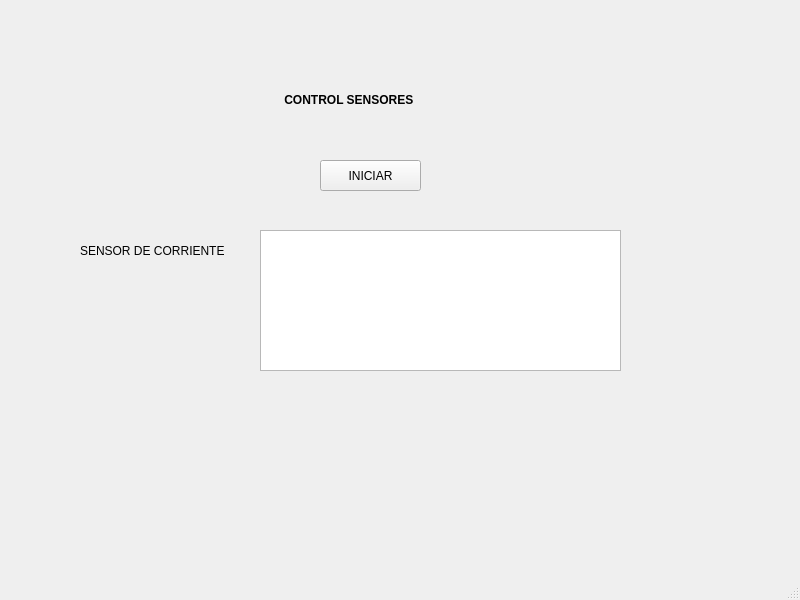
<?xml version="1.0" encoding="UTF-8"?>
<ui version="4.0">
 <class>MainWindow</class>
 <widget class="QMainWindow" name="MainWindow">
  <property name="geometry">
   <rect>
    <x>0</x>
    <y>0</y>
    <width>800</width>
    <height>600</height>
   </rect>
  </property>
  <property name="windowTitle">
   <string>MainWindow</string>
  </property>
  <widget class="QWidget" name="centralwidget">
   <widget class="QLabel" name="label">
    <property name="geometry">
     <rect>
      <x>260</x>
      <y>80</y>
      <width>181</width>
      <height>41</height>
     </rect>
    </property>
    <property name="text">
     <string>&lt;html&gt;&lt;head/&gt;&lt;body&gt;&lt;p align=&quot;center&quot;&gt;&lt;span style=&quot; font-weight:600;&quot;&gt;CONTROL SENSORES &lt;/span&gt;&lt;/p&gt;&lt;/body&gt;&lt;/html&gt;</string>
    </property>
   </widget>
   <widget class="QPushButton" name="iniciar">
    <property name="geometry">
     <rect>
      <x>320</x>
      <y>160</y>
      <width>101</width>
      <height>31</height>
     </rect>
    </property>
    <property name="text">
     <string>INICIAR</string>
    </property>
   </widget>
   <widget class="QLabel" name="label_2">
    <property name="geometry">
     <rect>
      <x>80</x>
      <y>240</y>
      <width>181</width>
      <height>21</height>
     </rect>
    </property>
    <property name="text">
     <string>SENSOR DE CORRIENTE</string>
    </property>
   </widget>
   <widget class="QTextEdit" name="resultado">
    <property name="geometry">
     <rect>
      <x>260</x>
      <y>230</y>
      <width>361</width>
      <height>141</height>
     </rect>
    </property>
   </widget>
  </widget>
  <widget class="QMenuBar" name="menubar">
   <property name="geometry">
    <rect>
     <x>0</x>
     <y>0</y>
     <width>800</width>
     <height>27</height>
    </rect>
   </property>
  </widget>
  <widget class="QStatusBar" name="statusbar"/>
 </widget>
 <resources/>
 <connections/>
</ui>
